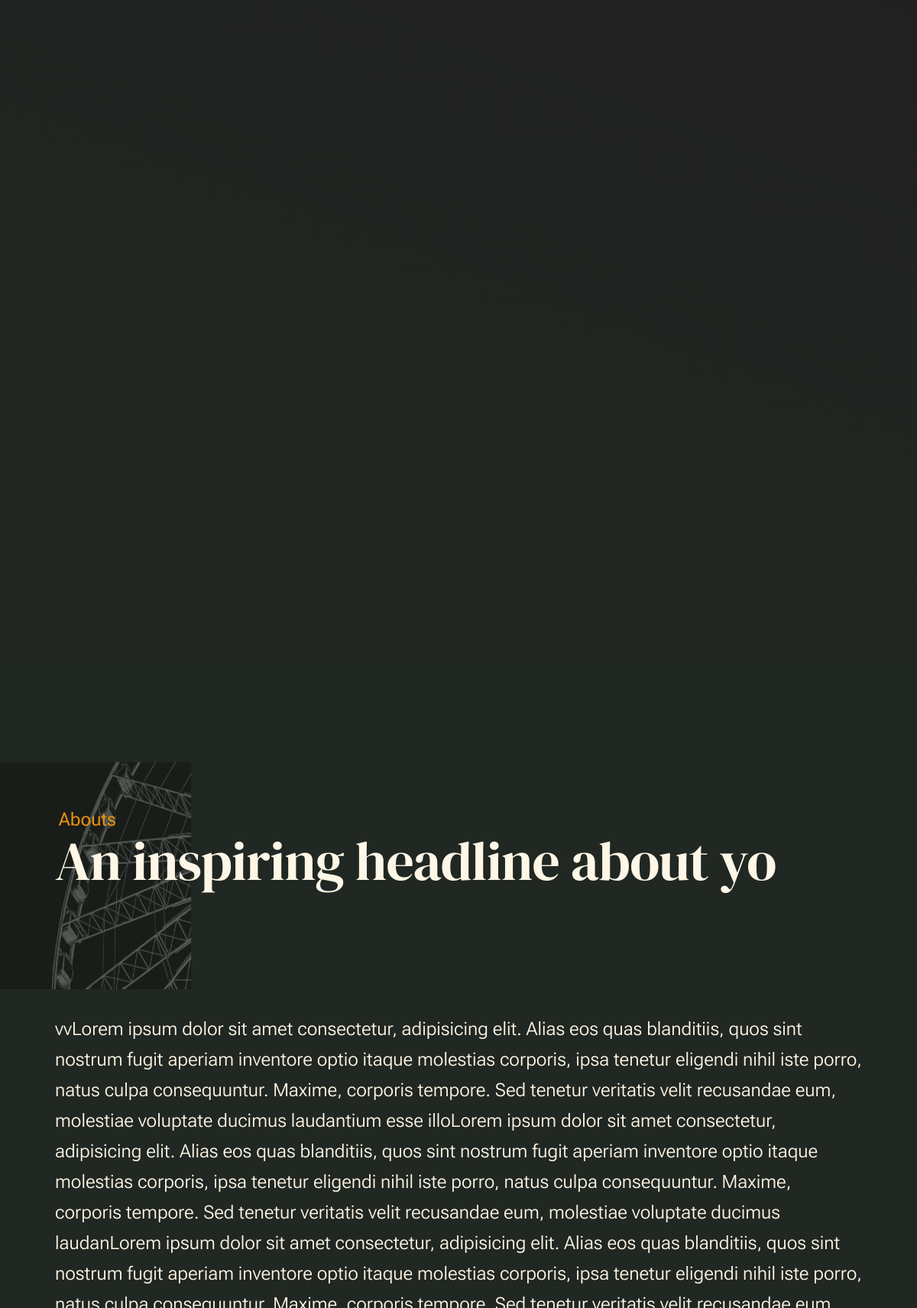
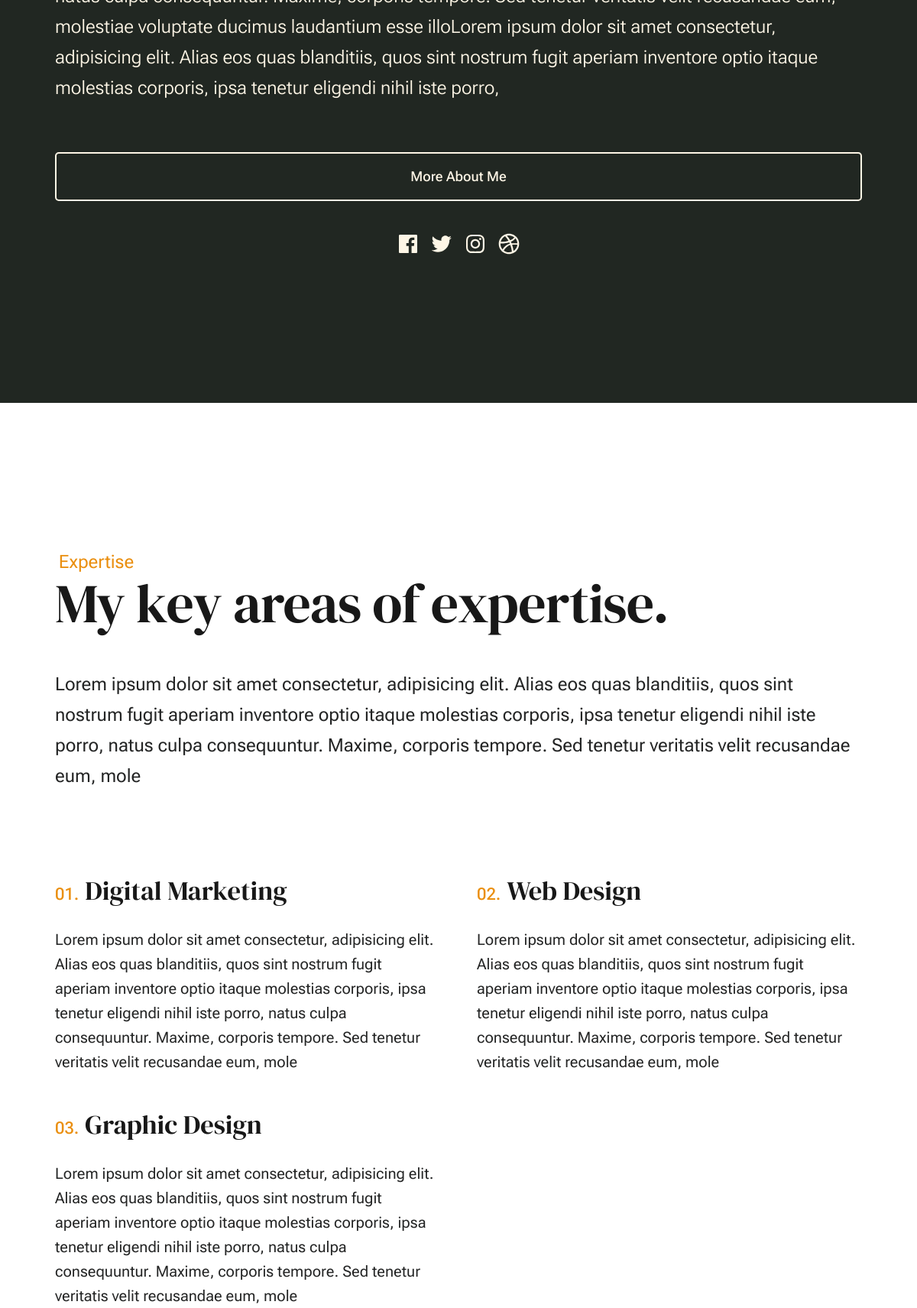
The page / (upper part) on the database its author committed (2 pictures, top to bottom).
### website/models.py (models this page shows, shortened)
class WebsiteSetting(models.Model):
    site_name = models.CharField(max_length=25)
    owner_image = models.ImageField('owner/')
    owner_about = models.TextField(null=True, blank=True)
    logo = models.ImageField(upload_to='logo/')
    favicon = models.ImageField(upload_to='favicon/')
    home_title = models.CharField(max_length=150)
    scroll_button = models.CharField(max_length=20)
    facebook = models.CharField(max_length=50)
    twitter = models.CharField(max_length=50)
    instagram = models.CharField(max_length=50)
    dribble = models.CharField(max_length=50)
    about_pre_title = models.CharField(max_length=15)
    about_title = models.CharField(max_length=30)
    about_background_image = models.ImageField('about/')
    about_desc = models.TextField(null=True, blank=True)
    expertise_pre_title = models.CharField(max_length=15)
    expertise_title = models.CharField(max_length=30)
    expertise_desc = models.TextField(max_length=300)
    expertise_button_text = models.CharField(max_length=20)
    clients_pre_title = models.CharField(max_length=15)
    clients_title = models.CharField(max_length=100)
    clients_desc = models.TextField(null=True, blank=True)
    testimonials_pre_title = models.CharField(max_length=20)
    testimonials_title = models.CharField(max_length=30)
    cta_title = models.CharField(max_length=50)
    cta_desc = models.TextField(max_length=200)
    cta_button = models.CharField(max_length=20)
    article_pre_title = models.CharField(max_length=15)
    article_title = models.CharField(max_length=30)
    about_page_content_title = models.CharField(max_length=80)
    about_page_content_desc = models.TextField()
    about_page_main_content_title = models.CharField(max_length=50)
    about_page_main_content_desc = models.TextField()
    about_page_value_title = models.CharField(max_length=50)
    about_page_together_work_title = models.CharField(max_length=50)
    about_page_together_work_desc = RichTextField()
    more_abouts_owner_title = models.CharField(max_length=80)
    more_abouts_owner_desc = models.TextField()
    services_page_pre_title = models.CharField(max_length=20)
    services_page_title = models.CharField(max_length=30)
    services_page_display_title = models.CharField(max_length=50)
    services_page_display_desc = models.TextField()
    blog_page_pre_title = models.CharField(max_length=20)
    blog_page_title = models.CharField(max_length=50)
    contact_page_pre_title = models.CharField(max_length=20)
    contact_page_title = models.CharField(max_length=30)
    contact_page_content_title = models.CharField(max_length=80)
    contact_page_desc = models.TextField()
    contact_page_image = models.ImageField(upload_to='contact/')
    newsLetter_title = models.CharField(max_length=20)
    newsLetter_desc = models.TextField(max_length=100)
    email = models.EmailField(max_length=30)
    alt_email = models.EmailField(max_length=30, null=True, blank=True)
    email_button_text = models.CharField(max_length=40)
    phone = models.CharField(max_length=15)
    alt_phone = models.CharField(max_length=15, null=True, blank=True)
    designs_year = models.CharField(max_length=5)
    designer_name = models.CharField(max_length=30)
    designer_profile = models.CharField(max_length=60)
    @property
    def short_cta_desc(self):
        return self.cta_desc[:200]

class Expertise(models.Model):
    title = models.CharField(max_length=30)
    desc = models.TextField(max_length=300, null=True, blank=True)

### website/views.py (the view)
# urls.py: path('',views.HomeView.as_view(), name='home'),
class HomeView(TemplateView):
    template_name = 'index.html'
    def get_context_data(self, **kwargs):
        context = super().get_context_data(**kwargs)
        context['websetting'] = WebsiteSetting.objects.last()
        context['expertise'] = Expertise.objects.all()
        context['clients'] = Clients.objects.all()
        context['testimonial'] = Testimonial.objects.all()
        context['articles'] = Article.objects.order_by('-timestamp')
        return context

### website/context.py (called while the page is built)
def newsletter_form(request):
    return {
        'newsletter_form': NewsletterForm()
    }

### website/models.py (called while the page is built)
    def __str__(self):
        return self.category

    @property
    def short_desc(self):
        return self.desc[:200]

### templates/index.html (shortened to what this page needs)
{% extends 'bash.html' %}
{% load static %}
{% block content %}
    <div id="page" class="s-pagewrap ss-home">
        {% include 'header.html' %}
        <section id="content" class="s-content">
            <section id="intro" class="s-intro">
                <div class="row s-intro__content width-sixteen-col">
                    <div class="column lg-12 s-intro__content-inner grid-block">
                        <div class="s-intro__content-text">
                        </div>
                        <div class="s-intro__content-media">
                            <div class="s-intro__content-media-inner">
                            </div>
                        </div>
                    </div>
                </div>
            </section>
            <section id="about" class="s-about target-section">
                <div class="row s-about__content width-sixteen-col">
                    <div class="column grid-block grid-section-split">
                        <img src="{{websetting.about_background_image.url}}" alt="" class="s-about__content-imgbg">
                        <div class="section-header grid-section-split__header">
                            <div class="text-pretitle">{{websetting.about_pre_title}}</div>
                            <h2 class="text-display-title">
                            {{websetting.about_title}}
                            </h2>
                        </div>
                        <div class="s-about__content-main grid-section-split__primary">
                            <p class="attention-getter">
                            {{websetting.about_desc}}
                            </p>
                        </div>
                        <div class="s-about__content-btn grid-section-split__bottom">
                            <a href="about.html" class="btn btn--stroke u-fullwidth">More About Me</a>
                            <ul class="s-about__social social-list">
                                <li>
                                    <a href="http://{{websetting.facebook}}">
                                    </a>
                                </li>
                                <li>
                                    <a href="http://{{websetting.twitter}}">
                                    </a>
                                </li>
                                <li>
                                    <a href="http://{{websetting.instagram}}">
                                    </a>
                                </li>
                                <li>
                                    <a href="http://{{websetting.dribble}}">
                                    </a>
                                </li>
                            </ul>
                        </div>
                    </div>
                </div>
            </section>
            <section id="expertise" class="s-expertise">
                <div class="row s-expertise__content width-sixteen-col">
                    <div class="column xl-12 grid-block grid-section-split">
                        <div class="section-header grid-section-split__header">
                            <div class="text-pretitle">{{websetting.expertise_pre_title}}</div>
                            <h2 class="text-display-title">
                            {{websetting.expertise_title}}
                            </h2>
                            <p class="lead">
                           {{websetting.expertise_desc}}
                            </p>
                        </div>
                        <div class="s-expertise__content-main grid-section-split__primary">
                            <div class="grid-list-items list-items show-ctr">
                                {% for expert in expertise %}
                                <div class="grid-list-items__item list-items__item">
                                    <div class="grid-list-items__title list-items__item-header">
                                        <h3 class="list-items__item-title">{{expert.title}}</h3>
                                    </div>
                                    <div class="grid-list-items__text list-items__item-text">
                                        <p>
                                       {{expert.desc}}
                                        </p>
                                    </div>
                                </div>
                                {% endfor %}
                            </div>
                        </div>
                    </div>
                </div>
            </section>
        </section>
    </div>
{% endblock %}

### rows shown on the page
WebsiteSetting: about_background_image (picture), about_pre_title "Abouts", about_title "An inspiring headline about yo", about_desc "vvLorem ipsum dolor sit amet consectetur, adipisicing elit. Alias eos quas blanditiis, quos sint nostrum fugit aperiam inventore optio itaque molestias corporis, ipsa tenetur eligendi nihil iste porro, natus culpa consequuntur. Maxime, corporis tempore. Sed tenetur veritatis velit recusandae eum, molestiae voluptate ducimus laudantium esse illoLorem ipsum dolor sit amet consectetur, adipisicing elit. Alias eos quas blanditiis, quos sint nostrum fugit aperiam inventore optio itaque molestias corporis, ipsa tenetur eligendi nihil iste porro, natus culpa consequuntur. Maxime, corporis tempore. Sed tenetur veritatis velit recusandae eum, molestiae voluptate ducimus laudanLorem ipsum dolor sit…", expertise_pre_title "Expertise", expertise_title "My key areas of expertise.", expertise_desc "Lorem ipsum dolor sit amet consectetur, adipisicing elit. Alias eos quas blanditiis, quos sint nostrum fugit aperiam inventore optio itaque molestias corporis, ipsa tenetur eligendi nihil iste porro, natus culpa consequuntur. Maxime, corporis tempore. Sed tenetur veritatis velit recusandae eum, mole"
Expertise: title "Digital Marketing", desc "Lorem ipsum dolor sit amet consectetur, adipisicing elit. Alias eos quas blanditiis, quos sint nostrum fugit aperiam inventore optio itaque molestias corporis, ipsa tenetur eligendi nihil iste porro, natus culpa consequuntur. Maxime, corporis tempore. Sed tenetur veritatis velit recusandae eum, mole"
Expertise: title "Web Design", desc "Lorem ipsum dolor sit amet consectetur, adipisicing elit. Alias eos quas blanditiis, quos sint nostrum fugit aperiam inventore optio itaque molestias corporis, ipsa tenetur eligendi nihil iste porro, natus culpa consequuntur. Maxime, corporis tempore. Sed tenetur veritatis velit recusandae eum, mole"
Expertise: title "Graphic Design", desc "Lorem ipsum dolor sit amet consectetur, adipisicing elit. Alias eos quas blanditiis, quos sint nostrum fugit aperiam inventore optio itaque molestias corporis, ipsa tenetur eligendi nihil iste porro, natus culpa consequuntur. Maxime, corporis tempore. Sed tenetur veritatis velit recusandae eum, mole"
